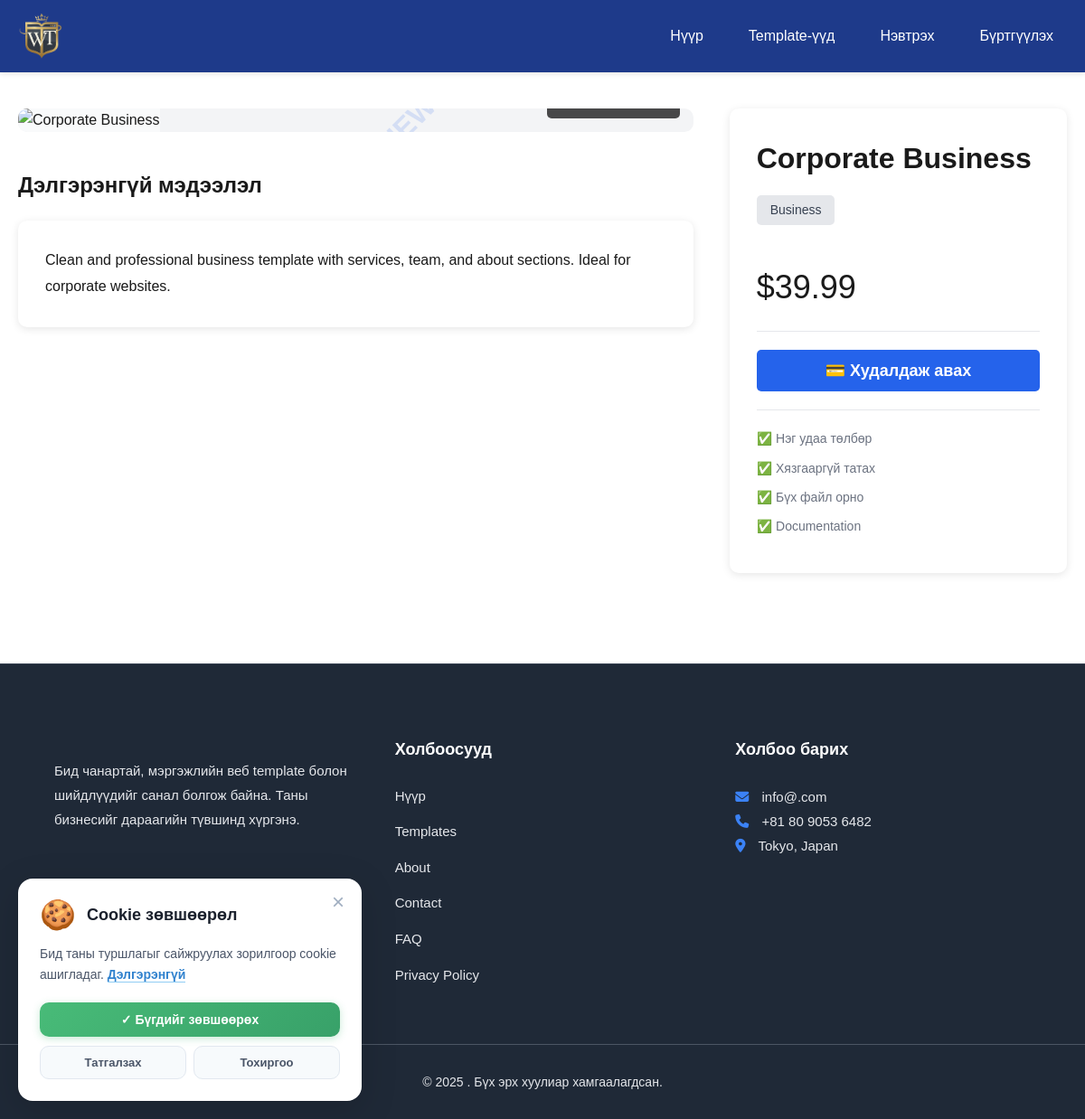
/template-detail.php?id=4, run on the app's committed database.
### tables this page shows
CREATE TABLE IF NOT EXISTS templates (
    id INT PRIMARY KEY AUTO_INCREMENT,
    name VARCHAR(255) NOT NULL,
    description TEXT,
    price DECIMAL(10,2) NOT NULL,
    thumbnail VARCHAR(255) COMMENT 'Main preview image',
    demo_url VARCHAR(255) COMMENT 'Live demo URL',
    file_path VARCHAR(255) COMMENT 'Downloadable ZIP file path',
    category VARCHAR(100),
    status ENUM('active', 'inactive') DEFAULT 'active',
    created_at TIMESTAMP DEFAULT CURRENT_TIMESTAMP,
    updated_at TIMESTAMP DEFAULT CURRENT_TIMESTAMP ON UPDATE CURRENT_TIMESTAMP,

    INDEX idx_status (status),
    INDEX idx_category (category),
    INDEX idx_created_at (created_at)
);

### includes/functions.php (called while the page is built, shortened)
<?php
function isLoggedIn() {
    return isset($_SESSION['user_id']);
}
function formatPrice($price) {
    return "$" . number_format($price, 2);
}
?>

### template-detail.php (the view, shortened to what this page needs)
<?php
require_once 'includes/config.php';
require_once 'includes/functions.php';
$template_id = (int)$_GET['id'];
$sql = "SELECT * FROM templates WHERE id = ? AND status = 'active'";
$stmt = $conn->prepare($sql);
$stmt->bind_param("i", $template_id);
$stmt->execute();
$result = $stmt->get_result();
$template = $result->fetch_assoc();
$is_purchased = false;
include 'includes/header.php';
include 'includes/navbar.php';
?>
<div class="container" style="margin-top: 40px; margin-bottom: 60px;">
    <div style="display: grid; grid-template-columns: 2fr 1fr; gap: 40px;">
        <div>
            <div style="background: #f3f4f6; border-radius: 10px; overflow: hidden; margin-bottom: 20px; position: relative; cursor: pointer;" onclick="openLightbox(0)">
                <img id="mainImage"
                     src="<?php echo $template['thumbnail'] ? SITE_URL . '/uploads/templates/' . $template['thumbnail'] : SITE_URL . '/images/placeholder.jpg'; ?>"
                     alt="<?php echo htmlspecialchars($template['name']); ?>"
                     style="width: 100%; height: 600px; object-fit: contain; background: #f9fafb;">
                <?php if(!$is_purchased): ?>
                <div style="position: absolute; top: 0; left: 0; right: 0; bottom: 0; pointer-events: none; display: flex; align-items: center; justify-content: center;">
                    <div style="font-size: 48px; font-weight: bold; color: rgba(37, 99, 235, 0.15); transform: rotate(-45deg); text-align: center; user-select: none; white-space: nowrap;">
                        <?php echo SITE_NAME; ?><br>
                        <span style="font-size: 32px;">PREVIEW</span>
                    </div>
                </div>
                <?php endif; ?>
                <div style="position: absolute; bottom: 15px; right: 15px; background: rgba(0,0,0,0.7); color: white; padding: 8px 15px; border-radius: 5px; font-size: 14px;">
                </div>
            </div>
            <div style="margin-top: 40px;">
                <h2 style="margin-bottom: 20px;">Дэлгэрэнгүй мэдээлэл</h2>
                <div style="background: white; padding: 30px; border-radius: 10px; box-shadow: 0 2px 10px rgba(0,0,0,0.1); line-height: 1.8;">
                    <?php echo nl2br(htmlspecialchars($template['description'])); ?>
                </div>
            </div>
        </div>
        <div>
            <div style="background: white; padding: 30px; border-radius: 10px; box-shadow: 0 2px 10px rgba(0,0,0,0.1); position: sticky; top: 20px;">
                <h1 style="margin-bottom: 15px;"><?php echo htmlspecialchars($template['name']); ?></h1>
                <?php if($template['category']): ?>
                    <span style="display: inline-block; background: #e5e7eb; color: #374151; padding: 5px 15px; border-radius: 5px; font-size: 14px; margin-bottom: 20px;">
                        <?php echo $template['category']; ?>
                    </span>
                <?php endif; ?>
                <div class="price" style="font-size: 36px; margin: 20px 0;">
                    <?php echo formatPrice($template['price']); ?>
                </div>
                <hr style="margin: 20px 0; border: none; border-top: 1px solid #e5e7eb;">
                <?php if($is_purchased): ?>
                    <a href="user/my-templates.php" class="btn btn-success"
                       style="width: 100%; font-size: 18px; text-align: center;">
                        📥 Миний template руу очих
                    </a>
                <?php else: ?>
                    <button onclick="showLoginModal()" class="btn btn-primary"
                            style="width: 100%; font-size: 18px;">
                        💳 Худалдаж авах
                    </button>
                <?php endif; ?>
                <hr style="margin: 20px 0; border: none; border-top: 1px solid #e5e7eb;">
                <div style="color: #6b7280; font-size: 14px;">
                    <p style="margin-bottom: 10px;">✅ Нэг удаа төлбөр</p>
                    <p style="margin-bottom: 10px;">✅ Хязгааргүй татах</p>
                    <p style="margin-bottom: 10px;">✅ Бүх файл орно</p>
                    <p style="margin-bottom: 10px;">✅ Documentation</p>
                </div>
            </div>
        </div>
    </div>
</div>
<?php include 'includes/footer.php'; ?>

### css/style.css (style rules this page uses)
* { margin: 0; padding: 0; box-sizing: border-box; }
body { font-family: Arial, sans-serif; line-height: 1.6; color: #1a1a1a; }
.container { max-width: 1200px; margin: 0 auto; padding: 0 20px; }
.btn { display: inline-block; padding: 12px 30px; border-radius: 5px; text-decoration: none; font-weight: bold; cursor: pointer; border: none; transition: all 0.3s; }
.btn-primary { background: #2563eb; color: white; }

### data on the page
templates: description "Clean and professional business template with services, team, and about sections. Ideal for corporate websites.", name "Corporate Business", category "Business", price "$39.99"
